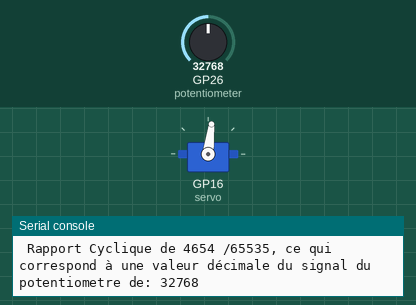
This program was run on a simulated Raspberry Pi Pico running MicroPython. On the bench: servo, the last lines printed to the serial console. The test bench sets the inputs (shaded band); at power-on: GP26 (potentiometer) = 32768 (analog values on the 0–65535 scale). Servo angles are drawn from the pulse width (0.5 ms = 0°, 2.5 ms = 180°).

Above: at 1.2 s.
1.3 s: GP26 (potentiometer) set to 45874
At 2.0 s:
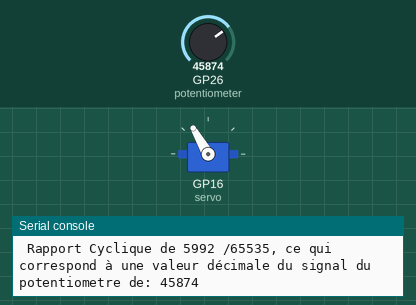
2.8 s: GP26 (potentiometer) set to 57670
At 3.8 s:
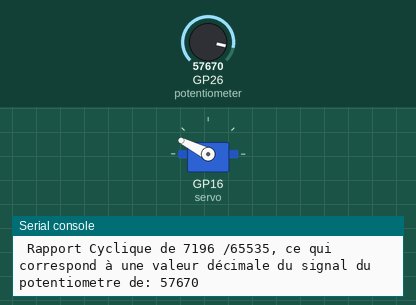
4.3 s: GP26 (potentiometer) set to 65535
At 5.5 s:
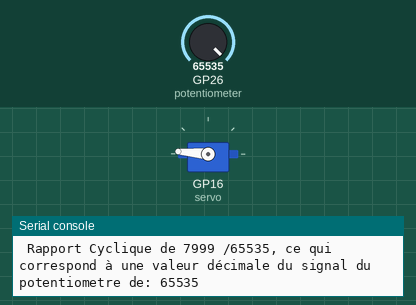
5.8 s: GP26 (potentiometer) set to 19660
At 6.3 s:
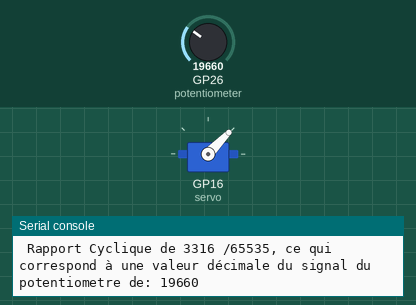
7.3 s: GP26 (potentiometer) set to 7864
At 8.2 s:
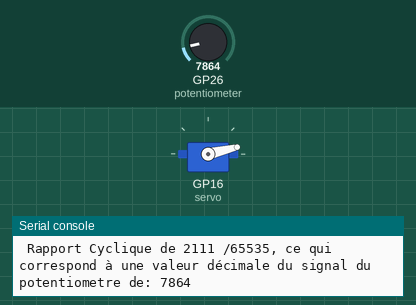
8.8 s: GP26 (potentiometer) set to 32767
At 9.9 s:
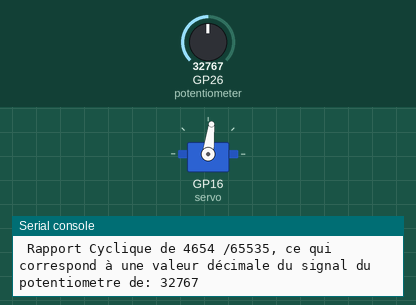
Timing chart, 0 to 11.3 s (numbered marks = the images above; inputs shaded):
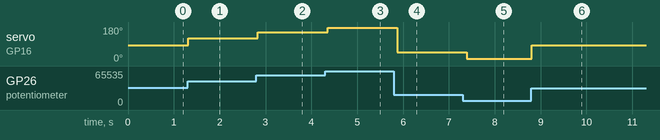

Measured:
- after the input at 1.3 s, servo on GP16 (servo): 83° → 120° at once
- after the input at 2.8 s, servo on GP16 (servo): 120° → 153° at once
- after the input at 4.3 s, servo on GP16 (servo): 153° → 175° after 0.05 s
- after the input at 5.8 s, servo on GP16 (servo): 175° → 46° after 0.07 s
- after the input at 7.3 s, servo on GP16 (servo): 46° → 13° after 0.09 s
- after the input at 8.8 s, servo on GP16 (servo): 13° → 83° at once

The program:

Servomoteur+Potentiometre.py
```python
import machine
import utime

potentiometer = machine.ADC(26)
servo = machine.PWM(machine.Pin(16))
servo.freq(50)

while True:
    rapport_cyclique = int(potentiometer.read_u16() * 190/1861 + 1309)
    servo.duty_u16(rapport_cyclique)
    utime.sleep_ms(100)

    print(" Rapport Cyclique de", rapport_cyclique,
          "/65535, ce qui correspond à une valeur décimale du signal du potentiometre de:",
          potentiometer.read_u16())
```
